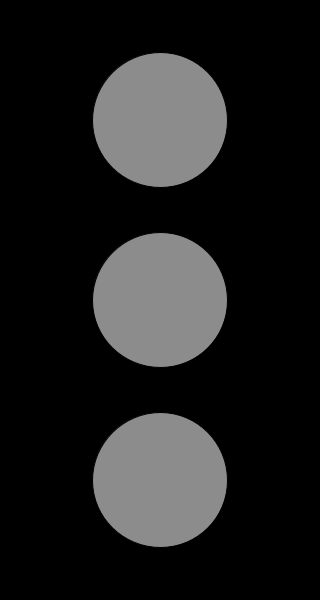
Frame 1 (no input)
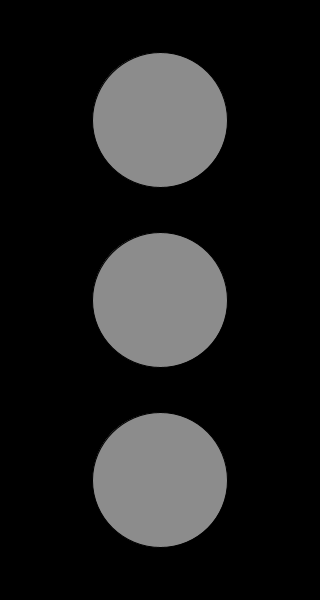
Frame 60 (the mouse pressed at the canvas centre just before this capture)
Frame 120 (the mouse held since frame 60 and released just before this capture): identical to frame 60, image omitted

The Processing sketch that drew these frames (run headless with seeded random() and noise(); from frame 60 on, the mouse is pressed at the canvas centre):

// Processing sketch: TaskThree
// ── TaskThree.pde
float radius=135;
color black=color(0);
color red=color(255,0,0);
color yellow=color(255,255,0);
color green=color(0,255,0);

void setup(){
  size(320,600);
  background(0);
}

void draw(){
  //her laver jeg cirklerne og deres "slukkede" farver grå.
  fill(140);
  circle(width/2,height*0.20,radius);
  circle(width/2,height*0.50,radius);
  circle(width/2,height*0.80,radius);
  //her laver jeg det røde lys, med en keypress nemlig r
     if(keyPressed)
     if(key=='r'||key=='R'){
       fill(red);
       circle(width/2,height*0.20,radius);
}
//og her gule lys
else if(keyPressed){
   if(key=='y'||key=='Y'){
     fill(yellow);
     circle(width/2,height*0.50,radius);
   }
   //grønne lys
   else if(keyPressed){
   if(key=='g'||key=='G'){
     fill(green);
      circle(width/2,height*0.80,radius);
}
}
}
}
